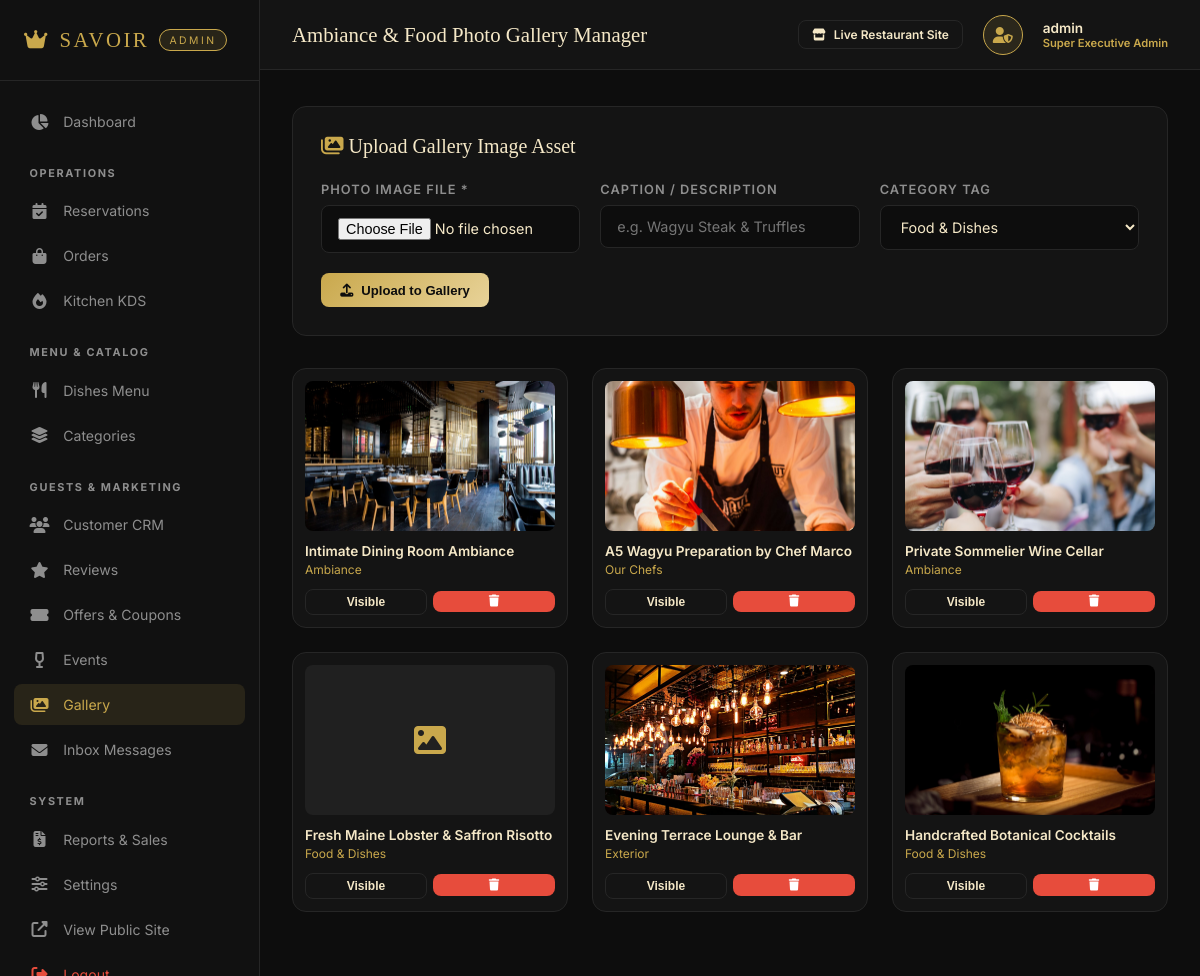
Page /admin-panel/gallery/ (signed in) on the committed database.
### User_Dashboard/models.py (models this page shows, shortened)
class GalleryImage(models.Model):
    CATEGORY_CHOICES = [
        ('food',      'Food & Dishes'),
        ('ambiance',  'Ambiance'),
        ('events',    'Events'),
        ('chefs',     'Our Chefs'),
        ('exterior',  'Exterior'),
    ]
    image    = models.ImageField(upload_to='gallery/')
    caption  = models.CharField(max_length=200, blank=True)
    category = models.CharField(max_length=20, choices=CATEGORY_CHOICES, default='food')
    order    = models.PositiveIntegerField(default=0)
    is_active= models.BooleanField(default=True)
    class Meta:
        ordering = ['order']
        verbose_name = 'Gallery Image'

### User_Dashboard/admin_views.py (the view, shortened to what this page needs)
# urls.py: path('admin-panel/gallery/',               admin_views.admin_gallery,             name='admin_gallery'),
@staff_required
def admin_gallery(request):
    images = GalleryImage.objects.all()
    return render(request, 'admin_panel/gallery.html', {'images': images})

### templates/admin_panel/gallery.html (shortened to what this page needs)
{% extends 'admin_panel/base_admin.html' %}
{% block page_title %}Ambiance & Food Photo Gallery Manager{% endblock %}
{% block content %}
<div class="admin-card" style="margin-bottom:2rem;">
  <div class="admin-card-header">
    <div class="admin-card-title"><i class="fas fa-images" style="color:var(--gold)"></i> Upload Gallery Image Asset</div>
  </div>
  <form method="post" enctype="multipart/form-data" style="display:grid; grid-template-columns: repeat(auto-fit, minmax(200px, 1fr)); gap:1.25rem;">
    <div>
      <label class="form-label">Photo Image File *</label>
      <input type="file" name="image" accept="image/*" class="form-control" required />
    </div>
    <div>
      <label class="form-label">Caption / Description</label>
      <input type="text" name="caption" class="form-control" placeholder="e.g. Wagyu Steak & Truffles" />
    </div>
    <div>
      <label class="form-label">Category Tag</label>
      <select name="category" class="form-control">
        <option value="food">Food & Dishes</option>
      </select>
    </div>
    <div style="grid-column: 1 / -1;">
      <button type="submit" class="btn-admin btn-admin-gold">
        <i class="fas fa-upload"></i> Upload to Gallery
      </button>
    </div>
  </form>
</div>
<div style="display:grid; grid-template-columns:repeat(auto-fill, minmax(220px, 1fr)); gap:1.5rem;">
  {% if images %}
    {% for img in images %}
    <div class="admin-card" style="margin:0; padding:0.75rem; display:flex; flex-direction:column; justify-space-between;">
      {% if img.image %}
        <img src="{{ img.image.url }}" alt="{{ img.caption }}" style="width:100%; height:150px; object-fit:cover; border-radius:var(--radius); margin-bottom:0.75rem;" />
      {% else %}
        <div style="width:100%; height:150px; background:rgba(255,255,255,0.05); display:flex; align-items:center; justify-content:center; color:var(--gold); font-size:2rem; border-radius:var(--radius); margin-bottom:0.75rem;">
          <i class="fas fa-image"></i>
        </div>
      {% endif %}
      <div style="font-size:0.85rem; font-weight:600; color:var(--cream); margin-bottom:0.2rem;">
        {{ img.caption|default:img.get_category_display }}
      </div>
      <div style="font-size:0.75rem; color:var(--gold); margin-bottom:0.75rem;">
        {{ img.get_category_display }}
      </div>
      <div style="display:flex; gap:0.4rem; margin-top:auto;">
        <form method="post" style="flex:1;">
          <button type="submit" class="btn-admin btn-admin-outline" style="width:100%; justify-content:center; padding:0.3rem; font-size:0.75rem;">
            {% if img.is_active %}Visible{% else %}Hidden{% endif %}
          </button>
        </form>
        <form method="post" style="flex:1;" onsubmit="return confirm('Delete this image asset?');">
          <button type="submit" class="btn-admin" style="background:#e74c3c; color:#fff; width:100%; justify-content:center; padding:0.3rem; font-size:0.75rem; border:none; cursor:pointer;">
            <i class="fas fa-trash"></i>
          </button>
        </form>
      </div>
    </div>
    {% endfor %}
  {% else %}
    <div style="grid-column: 1 / -1; text-align:center; padding:3rem; color:var(--text-muted); font-style:italic;">
      No gallery photos uploaded yet. Use the upload form above to add image assets.
    </div>
  {% endif %}
</div>
{% endblock %}

### templates/admin_panel/base_admin.html (shortened to what this page needs)
<!DOCTYPE html>
<html lang="en">
<head>
  <link rel="stylesheet" href="https://cdnjs.cloudflare.com/ajax/libs/font-awesome/6.4.0/css/all.min.css" />
</head>
<body>
<div class="admin-wrapper">
  <aside class="admin-sidebar">
    <div class="admin-brand">
      <i class="fas fa-crown"></i> SAVOIR <span>ADMIN</span>
    </div>
    <ul class="admin-nav">
      <li class="admin-nav-item {% if request.resolver_match.url_name == 'admin_dashboard' %}active{% endif %}">
        <a href="{% url 'admin_dashboard' %}"><i class="fas fa-chart-pie"></i> Dashboard</a>
      </li>
      <div class="nav-section-label">OPERATIONS</div>
      <li class="admin-nav-item {% if 'reservation' in request.resolver_match.url_name %}active{% endif %}">
        <a href="{% url 'admin_reservations' %}"><i class="fas fa-calendar-check"></i> Reservations</a>
      </li>
      <li class="admin-nav-item {% if 'order' in request.resolver_match.url_name and 'kitchen' not in request.resolver_match.url_name %}active{% endif %}">
        <a href="{% url 'admin_orders' %}"><i class="fas fa-shopping-bag"></i> Orders</a>
      </li>
      <li class="admin-nav-item {% if request.resolver_match.url_name == 'admin_kitchen' %}active{% endif %}">
        <a href="{% url 'admin_kitchen' %}"><i class="fas fa-fire"></i> Kitchen KDS</a>
      </li>
      <div class="nav-section-label">MENU & CATALOG</div>
      <li class="admin-nav-item {% if request.resolver_match.url_name == 'admin_menu' or 'dish' in request.resolver_match.url_name %}active{% endif %}">
        <a href="{% url 'admin_menu' %}"><i class="fas fa-utensils"></i> Dishes Menu</a>
      </li>
      <li class="admin-nav-item {% if request.resolver_match.url_name == 'admin_categories' %}active{% endif %}">
        <a href="{% url 'admin_categories' %}"><i class="fas fa-layer-group"></i> Categories</a>
      </li>
      <div class="nav-section-label">GUESTS & MARKETING</div>
      <li class="admin-nav-item {% if request.resolver_match.url_name == 'admin_customers' %}active{% endif %}">
        <a href="{% url 'admin_customers' %}"><i class="fas fa-users"></i> Customer CRM</a>
      </li>
      <li class="admin-nav-item {% if request.resolver_match.url_name == 'admin_reviews' %}active{% endif %}">
        <a href="{% url 'admin_reviews' %}"><i class="fas fa-star"></i> Reviews</a>
      </li>
      <li class="admin-nav-item {% if request.resolver_match.url_name == 'admin_offers' %}active{% endif %}">
        <a href="{% url 'admin_offers' %}"><i class="fas fa-ticket-alt"></i> Offers & Coupons</a>
      </li>
      <li class="admin-nav-item {% if request.resolver_match.url_name == 'admin_events' %}active{% endif %}">
        <a href="{% url 'admin_events' %}"><i class="fas fa-wine-glass-alt"></i> Events</a>
      </li>
      <li class="admin-nav-item {% if request.resolver_match.url_name == 'admin_gallery' %}active{% endif %}">
        <a href="{% url 'admin_gallery' %}"><i class="fas fa-images"></i> Gallery</a>
      </li>
      <li class="admin-nav-item {% if request.resolver_match.url_name == 'admin_messages' %}active{% endif %}">
        <a href="{% url 'admin_messages' %}"><i class="fas fa-envelope"></i> Inbox Messages</a>
      </li>
      <div class="nav-section-label">SYSTEM</div>
      <li class="admin-nav-item {% if request.resolver_match.url_name == 'admin_reports' %}active{% endif %}">
        <a href="{% url 'admin_reports' %}"><i class="fas fa-file-invoice-dollar"></i> Reports & Sales</a>
      </li>
      <li class="admin-nav-item {% if request.resolver_match.url_name == 'admin_settings' %}active{% endif %}">
        <a href="{% url 'admin_settings' %}"><i class="fas fa-sliders-h"></i> Settings</a>
      </li>
      <li class="admin-nav-item">
        <a href="{% url 'index' %}" target="_blank"><i class="fas fa-external-link-alt"></i> View Public Site</a>
      </li>
      <li class="admin-nav-item">
        <a href="{% url 'logout' %}" style="color:#e74c3c;"><i class="fas fa-sign-out-alt"></i> Logout</a>
      </li>
    </ul>
  </aside>
  <main class="admin-main">
    <header class="admin-header">
      <div class="admin-header-title">{% block page_title %}Admin Control Panel{% endblock %}</div>
      <div class="admin-user-menu">
        <a href="{% url 'index' %}" class="btn-admin btn-admin-outline" style="padding:0.4rem 0.8rem; font-size:0.75rem;">
          <i class="fas fa-store"></i> Live Restaurant Site
        </a>
        <div class="admin-avatar">
          <i class="fas fa-user-shield"></i>
        </div>
        <div style="font-size:0.85rem; font-weight:600; color:var(--cream);">
          {{ user.username }}
          <div style="font-size:0.7rem; color:var(--gold);">Super Executive Admin</div>
        </div>
      </div>
    </header>
    <div class="admin-content">
      {% block content %}{% endblock %}
    </div>
  </main>
</div>
</body>
</html>

### templates/admin_panel/base_admin.html (style rules this page uses)
:root { --bg-dark: #0D0D0D; --bg-card: #141414; --bg-sidebar: #111111; --border: #262626; --gold: #C9A84C; --gold-light: #E8D399; --gold-dim: rgba(201, 168, 76, 0.12); --cream: #F5E8C7; --text-muted: #8E8E8E; --font-body: 'Inter', sans-serif; --font-heading: 'Playfair Display', serif; --radius: 8px; --radius-lg: 14px; }
* { box-sizing: border-box; margin: 0; padding: 0; }
body { background: var(--bg-dark); color: var(--cream); font-family: var(--font-body); min-height: 100vh; display: flex; }
a { text-decoration: none; color: inherit; }
.admin-wrapper { display: flex; width: 100%; min-height: 100vh; }
.admin-sidebar { width: 260px; background: var(--bg-sidebar); border-right: 1px solid var(--border); display: flex; flex-direction: column; position: fixed; top: 0; bottom: 0; left: 0; z-index: 100; overflow-y: auto; }
.admin-brand { padding: 1.75rem 1.5rem; font-family: var(--font-heading); font-size: 1.3rem; letter-spacing: 0.12em; color: var(--gold); border-bottom: 1px solid var(--border); display: flex; align-items: center; gap: 0.6rem; }
.admin-brand span { font-size: 0.65rem; background: var(--gold-dim); color: var(--gold); padding: 0.2rem 0.6rem; border-radius: 50px; border: 1px solid var(--gold); font-family: var(--font-body); }
.admin-nav { list-style: none; padding: 1.25rem 0.85rem; display: flex; flex-direction: column; gap: 0.25rem; }
.admin-nav-item a { display: flex; align-items: center; gap: 0.85rem; padding: 0.75rem 1rem; border-radius: var(--radius); font-size: 0.88rem; color: var(--text-muted); transition: all 0.25s ease; }
.admin-nav-item a:hover, .admin-nav-item.active a { background: var(--gold-dim); color: var(--gold); }
.admin-nav-item a i { width: 20px; text-align: center; font-size: 1rem; }
.nav-section-label { font-size: 0.68rem; letter-spacing: 0.15em; text-transform: uppercase; color: var(--text-muted); padding: 1.25rem 1rem 0.4rem; font-weight: 700; }
.admin-main { margin-left: 260px; flex: 1; display: flex; flex-direction: column; min-width: 0; }
.admin-header { height: 70px; background: var(--bg-card); border-bottom: 1px solid var(--border); display: flex; align-items: center; justify-content: space-between; padding: 0 2rem; position: sticky; top: 0; z-index: 90; }
.admin-header-title { font-family: var(--font-heading); font-size: 1.3rem; color: var(--cream); }
.admin-user-menu { display: flex; align-items: center; gap: 1.25rem; }
.admin-avatar { width: 40px; height: 40px; border-radius: 50%; background: var(--gold-dim); border: 1px solid var(--gold); display: flex; align-items: center; justify-content: center; color: var(--gold); font-weight: 700; }
.admin-content { padding: 2.25rem 2rem 4rem; flex: 1; }
.admin-card { background: var(--bg-card); border: 1px solid var(--border); border-radius: var(--radius-lg); padding: 1.75rem; margin-bottom: 1.75rem; }
.admin-card-header { display: flex; justify-content: space-between; align-items: center; margin-bottom: 1.5rem; }
.admin-card-title { font-family: var(--font-heading); font-size: 1.25rem; color: var(--cream); }
.btn-admin { display: inline-flex; align-items: center; gap: 0.5rem; padding: 0.6rem 1.2rem; border-radius: var(--radius); font-size: 0.82rem; font-weight: 600; cursor: pointer; border: none; transition: all 0.25s ease; }
.btn-admin-gold { background: linear-gradient(135deg, var(--gold), var(--gold-light)); color: var(--bg-dark); }
.btn-admin-outline { background: transparent; border: 1px solid var(--border); color: var(--cream); }
.form-label { display: block; font-size: 0.8rem; font-weight: 600; letter-spacing: 0.08em; text-transform: uppercase; color: var(--text-muted); margin-bottom: 0.5rem; }
.form-control { width: 100%; padding: 0.75rem 1rem; background: var(--bg-dark); border: 1px solid var(--border); border-radius: var(--radius); color: var(--cream); font-family: var(--font-body); font-size: 0.9rem; }

### rows in the picture
GalleryImage: image (picture), caption "Intimate Dining Room Ambiance", category "Ambiance", is_active "Visible"
GalleryImage: image (picture), caption "A5 Wagyu Preparation by Chef Marco", category "Our Chefs", is_active "Visible"
GalleryImage: image (picture), caption "Private Sommelier Wine Cellar", category "Ambiance", is_active "Visible"
GalleryImage: caption "Fresh Maine Lobster & Saffron Risotto", category "Food & Dishes", is_active "Visible"
GalleryImage: image (picture), caption "Evening Terrace Lounge & Bar", category "Exterior", is_active "Visible"
GalleryImage: image (picture), caption "Handcrafted Botanical Cocktails", category "Food & Dishes", is_active "Visible"

### other values in the picture
{{ user.username }} "admin"
